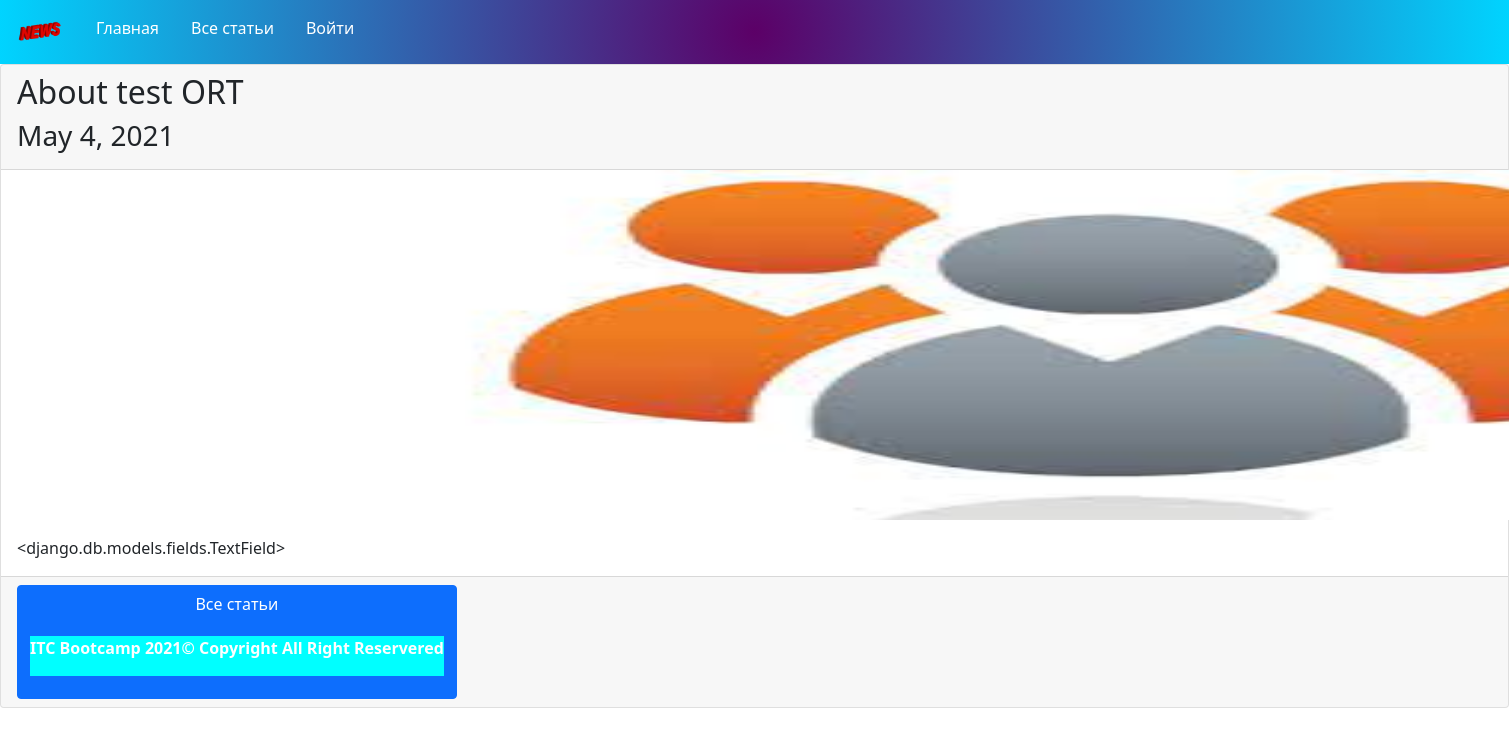
Screenshot of /post/3 with the database file from the repository.
### blog/models.py (models this page shows, shortened)
class Post(models.Model):
    title = models.CharField(max_length=255)
    category_name = models.CharField(max_length=255)
    post_category = models.ForeignKey( PostCategory,on_delete=CASCADE)
    content = models.TextField
    short_content = models.TextField()
    published = models.DateField()
    image = models.ImageField(upload_to='images/')

### blog/views.py (the view)
# urls.py: path('post/<int:post_id>',views.post_one),
def post_one(request,post_id):
    post_categories = PostCategory.objects.all()
    post = Post.objects.filter(id=post_id)
    return render(request,'post_one.html',{
        'post':post.first(),
        'posts_categories': post_categories
    })

### blog/templates/post_one.html (shortened to what this page needs)
<head>
    <link rel="stylesheet" href="/static/css/bootstrap-5.0.1-dist/css/bootstrap.css">
    <link rel="stylesheet" href="/static/css/style.css">
</head>
    <body>
    {% include 'header.html' %}
        <div class"container ">
            <div class="card">
                <div class="card-header">
                    <h2>{{ post.title}}</h2>
                    <h3 class="subtitle">{{ post.published}}</h3>
                </div>
                <img
                 src="{{ post.image.url}}"
                  class="card-img-top post-one-image">
                <div class="card-body">
                <div class="card-text">
                {{ post.content }}
                </div>
            </div>
            <div class="card-footer">
                <a class="btn btn-primary" href="/posts">
                    Все статьи
    {% include 'footer.html' %}
</body>

### blog/static/css/style.css (style rules this page uses)
.post-one-image { margin-left: 25%; width: 450x; height: 350px; }

### rows the page displays
Post: title "About test ORT", published "May 4, 2021", image (picture), content "<django.db.models.fields.TextField>"
